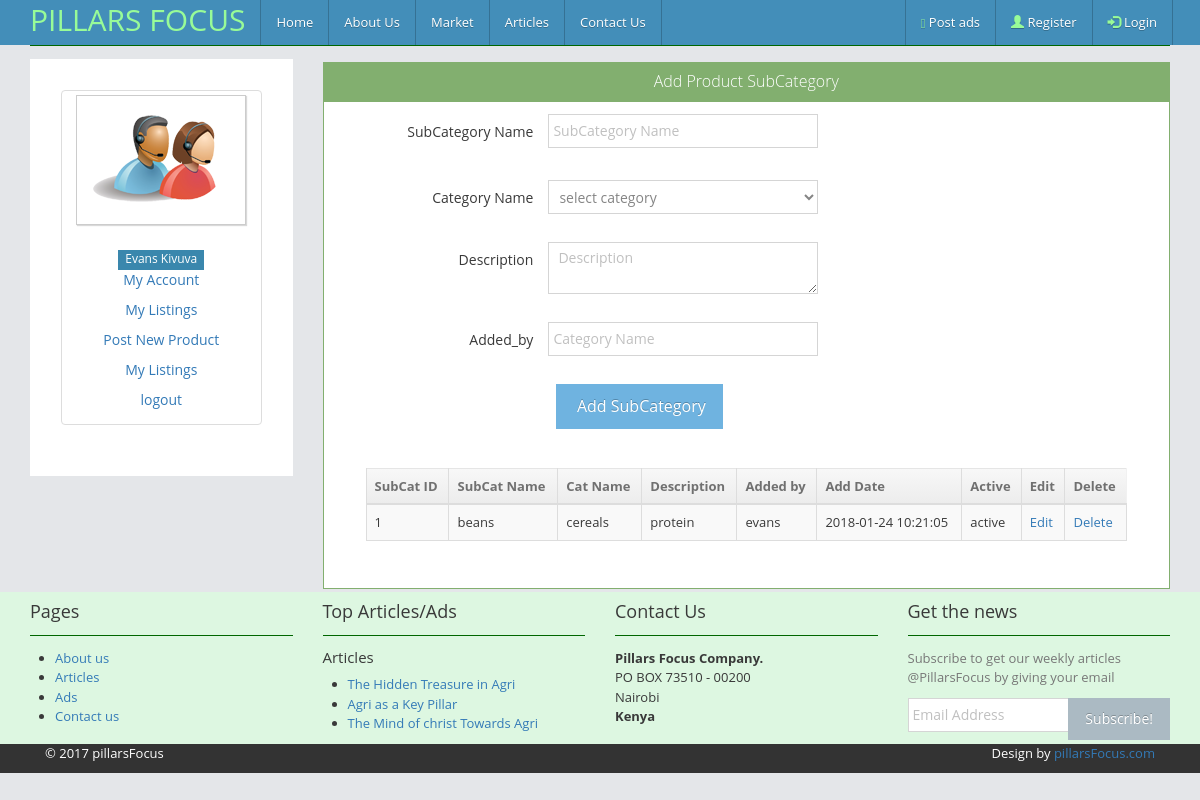
Screenshot of /add_prosubcategory.php with the database file from the repository.
### tables this page shows
CREATE TABLE `product_subcategory` (
  `subcategory_id` int(11) NOT NULL,
  `subcategory_name` varchar(100) NOT NULL,
  `category_name` varchar(100) NOT NULL,
  `description` text NOT NULL,
  `added_by` varchar(100) NOT NULL,
  `reg_date` timestamp NOT NULL DEFAULT CURRENT_TIMESTAMP ON UPDATE CURRENT_TIMESTAMP
);

### add_prosubcategory.php (the view, shortened to what this page needs)
<?php
include("functions/functions.php");
?>
<!DOCTYPE html PUBLIC "-//W3C//DTD XHTML 1.0 Transitional//EN" "http://www.w3.org/TR/xhtml1/DTD/xhtml1-transitional.dtd">
<html xmlns="http://www.w3.org/1999/xhtml">
<head>
<link rel="stylesheet" href="css/bootstrap.min.css">
<link rel="stylesheet" href="css/bootstrap.css">
 <link href="css/flexslider.css" rel="stylesheet" />
<link rel="stylesheet" href="css/agc.css">
<link rel="stylesheet" href="css/property.css">
<link rel="stylesheet" href="css/ace.min.css">
</head>
<body>
	<header>
<nav class="navbar navbar-inverse navbar-fixed-top" id="my-navbar" >
<div class="container">
<div class="navbar-header">
<a href="" class="navbar-brand text-center"><span style="color:palegreen; margin-bottom:5px; font-size:30px"> PILLARS FOCUS </span ></a>
</div>
<div class="collapse navbar-collapse" id="navbar-collapse">
<ul class="nav navbar-nav ">
<li><a href="index.html"> Home</a> </li>
<li><a href="aboutus.html"> About Us</a> </li>
<li><a href="market.html"> Market</a> </li>
<li><a href="articles.html">Articles </a> </li>
<li><a href="contacts.html"> Contact Us</a> </li>
</ul>
<ul class="nav navbar-nav navbar-right">
 <li><a href="add_product.html"><span class="glyphicon  glyphicon-alert" style="color:palegreen"></span> Post ads</a></li>
        <li><a href="#"><span class="glyphicon glyphicon-user" style="color:palegreen"></span> Register</a></li>
        <li><a href="#"><span class="glyphicon glyphicon-log-in" style="color:palegreen"></span> Login</a></li>
      </ul>
</div>
</div>
</nav>
</header>
<div class="container" style="margin-top:30px;">
<div class="row">
                <div class="col-lg-3">
                     <div class="alert alert-default text-center" style="background-color:#FFF">
                     <div class="panel-body">
                    <div class="thumbnail search-thumbnail">
                        <span class="profile-picture">
													<img id="avatar" class="editable img-responsive" alt="Add profile pic" src="img/profile.png" />
												</span>
                        <div class="space"></div>
                           <div class="clearfix">
																		<span class=" center label label-info info-label">Evans Kivuva</span>
</div>
<p><a href=""> My Account</a></p>
<p><a href=""> My Listings</a></p>
<p><a href=""> Post New Product</a></p>
<p><a href=""> My Listings</a></p>
<p><a href=""> logout</a></p>
   </div>
</div>
                     </div>
                </div>
            <div class="col-lg-9">
            <div class="pricing-box">
										<div class="widget-box widget-color-green">
											<div class="widget-header">
												<h5 class="widget-title bigger lighter">Add Product SubCategory</h5>
											</div>
										  <div class="widget-body">
											<div class="widget-main">
<form class="form-horizontal" role="form" action="add_prosubcategory.php" method="post">
									<div class="form-group">
										<label class="col-sm-3 control-label no-padding-right" for="form-field-4">SubCategory Name</label>
										<div class="col-sm-9">
										  <input class="input-xlarge" type="text" id="form-field-4" placeholder="SubCategory Name" name="subcat_name"  required="required"/>
											<div class="space-2"></div>
										</div>
									</div>
<div class="space-4"></div>
<div class="form-group">
										<label class="col-sm-3 control-label no-padding-right" for="form-field-4">Category Name</label>
										<div class="col-sm-9">
										 <select class="chosen-select form-control input-xlarge" id="form-field-select-3" placeholder="Category Name" name="category_name">
																<option value="">select category  </option>
							 <?php
            $get_category="select * from product_category";
            $run_category= mysqli_query($con,$get_category);
            while($row_category=mysqli_fetch_array($run_category)){
                    $cat_name=$row_category['category_name'];
                    }
            ?>
															</select>
											<div class="space-2"></div>
										</div>
									</div>
                                    <div class="form-group">
										<label class="col-sm-3 control-label no-padding-right" for="form-field-4">Description</label>
<div class="col-sm-9">
										 <textarea class="form-control limited input-xlarge" id="form-field-9" maxlength="500" placeholder="Description" name="description"></textarea>
											<div class="space-2"></div>
										</div>
				</div>
                                    <div class="form-group">
										<label class="col-sm-3 control-label no-padding-right" for="form-field-4">Added_by</label>
<div class="col-sm-9">
										  <input class="input-xlarge" type="text" id="form-field-4" placeholder="Category Name"  name="admin_id" required="required"/>
											<div class="space-2"></div>
										</div>
									</div>
<div class="clearfix ">
										<div class="col-md-offset-3 col-md-9">
											<button class="btn btn-info" type="submit" name="subcategory_submit">
												Add SubCategory
											</button>
										</div>
									</div>
								</form>
                                </div>
											</div>
                                          <div class="widget-body">
											<div class="widget-main">
                                           <div class="panel-body">
                                <div class="col-md-12 col-xs-12">
                                    <div class='table-responsive'>
                                    <table class='table table-bordered table-striped table-actions '>
                                            <thead>
                                                <tr>
                                                    <th>SubCat ID</th>
                                                    <th>SubCat Name</th>
                                                    <th>Cat Name</th>
                                                    <th>Description</th>
                                                    <th>Added by</th>
                                                    <th>Add Date</th>
                                                   <th>Active</th>
                                                    <th>Edit </th>
                                                    <th>Delete </th>
                                                </tr>
                                            </thead>
                                         <tbody>
                                            <?php
$get_subcat = "select * from product_subcategory";
$run_subcat = mysqli_query($con, $get_subcat);
while ($row_subcat = mysqli_fetch_array($run_subcat)){
	$subcat_id=$row_subcat['subcategory_id'];
	$subcat_name=$row_subcat['subcategory_name'];
	$cat_name= $row_subcat['category_name'];
	$subcat_description= $row_subcat['description'];
	$addedby= $row_subcat['added_by'];
	$reg_date= $row_subcat['reg_date'];
}
?>
 												<tr id='trow_1'>
                                               <td><?php echo $subcat_id;?></td>
                                                   <td><?php echo $subcat_name;?></td>
                                                   <td><?php echo $cat_name;?></td>
                                                   <td><?php echo $subcat_description;?></td>
                                                   <td><?php echo $addedby;?></td>
                                                   <td><?php echo $reg_date;?></td>
                                                   <td>active</td>
      							 <td><a href='edit_procategory.php'> Edit   </a></td>
     							 <td><a href='delete_pro.php?delete_pro=<?php echo $pro_id;?>'> Delete   </a></td>
     										 </tr>
                                              </tbody>
                                            </table>
                                            </div>
                                            </div>
                                </div>
                                            </div>
                                            </div>
										</div>
									</div>
                </div>
</div>
</div>
        <div id="footer" data-animate="fadeInUp" style="background:#DDF7E1;">
            <div class="container">
                <div class="row">
                    <div class="col-md-3 col-sm-6">
                        <h4>Pages</h4>
<hr class="soften"/>
                        <ul>
                            <li><a href="aboutus.html">About us</a>
                            </li>
                            <li><a href="">Articles</a>
                            </li>
                            <li><a href="">Ads</a>
                            </li>
                            <li><a href="contacts.html">Contact us</a>
                            </li>
                        </ul>
                    </div>
                    <div class="col-md-3 col-sm-6">
                        <h4>Top Articles/Ads</h4><hr class="soften"/>
                        <h5>Articles</h5>
                        <ul>
                            <li><a href="">The Hidden Treasure in Agri</a>
                            </li>
                            <li><a href="">Agri as a Key Pillar</a>
                            </li>
                            <li><a href="">The Mind of christ Towards Agri</a>
                            </li>
                        </ul>
                    </div>
                    <div class="col-md-3 col-sm-6">
                        <h4>Contact Us</h4>
                        <hr class="soften"/>
                        <p><strong>Pillars Focus Company.</strong>
                            <br>PO BOX 73510 - 00200
                            <br>Nairobi
                            <br>
                            <strong>Kenya</strong>
                        </p>
 </div>
                    <div class="col-md-3 col-sm-6">
                        <h4>Get the news</h4> <hr class="soften"/>
                        <p class="text-muted">Subscribe to get our weekly articles @PillarsFocus by giving your email</p>
                        <form>
                            <div class="input-group">
                                <input type="text" placeholder="Email Address" class="form-control">
                                <span class="input-group-btn">
			    <button class="btn btn-default"  type="button">Subscribe!</button>
			</span>
                            </div>
                        </form>
 </div>
                </div>
            </div>
        </div>
        <div id="copyright" style="background:#333; color:#FFF;">
            <div class="container" >
                <div class="col-md-6">
                    <p class="pull-left">© 2017 pillarsFocus</p>
                </div>
                <div class="col-md-6">
                    <p class="pull-right">Design by <a href="">pillarsFocus.com</a>
                    </p>
                </div>
            </div>
        </div>
</body>
</html>

### admin/assets/css/agc.css (style rules this page uses)
hr { display: block; height: 2px; border: 0; border-top: 1px solid #ccc; margin: 1em 0; padding: 0; background-color:#060; }
hr.soften { height: 1px; background-color:#060; border: 0; }

### admin/assets/css/property.css (style rules this page uses)
.thumbnail img { height:120px; width:100%; }

### rows the page displays
product_subcategory: subcategory_id "1", subcategory_name "beans", category_name "cereals", description "protein", added_by "evans", reg_date "2018-01-24 10:21:05"
